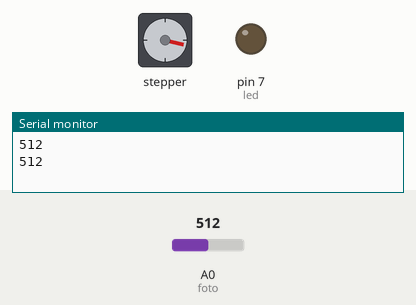
Simulated run of this sketch. Board: Arduino Uno, built with avr-gcc and run on an emulated ATmega328P. Shown: stepper motor, output pins drawn as LEDs (lit = HIGH), the last lines printed to the serial monitor. The test bench sets the inputs (shaded band); at power-on: A0 (foto) = 512. Stepper angles assume 100 steps per turn.

Above: at 2.8 s.
2.9 s: A0 (foto) set to 59
At 3.08 s:
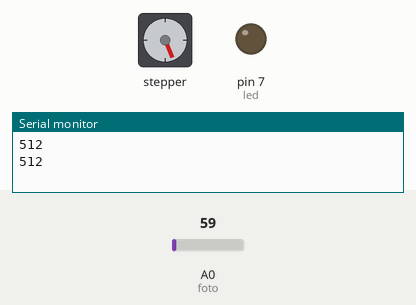
9.0 s: A0 (foto) set to 54
At 9.58 s:
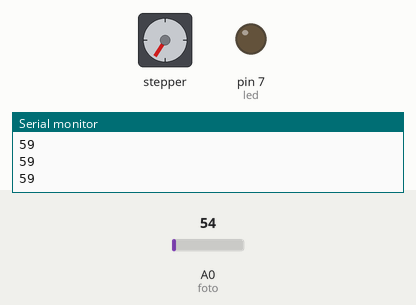
At 12.5 s:
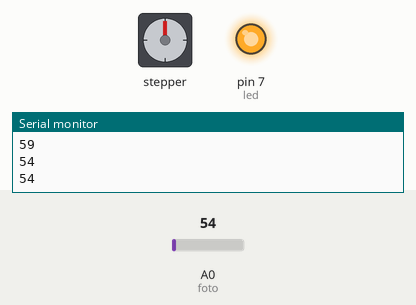
14.7 s: A0 (foto) set to 0
Timing chart, 0 to 25.8 s (numbered marks = the images above; inputs shaded):
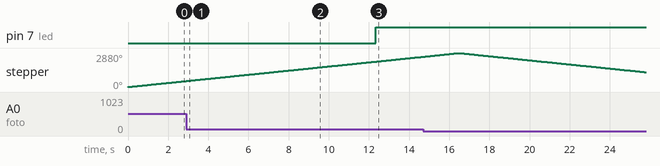

The sketch:

Change_failure.ino
```cpp
#define foto 0
#define led 7
#include <Stepper.h>

const int stepsPerRevolution = 100;

Stepper myStepper(stepsPerRevolution, 8,9,10,11);

void setup()
{
 myStepper.setSpeed(30);
 Serial.begin(9600);
 pinMode(led, OUTPUT);

}

void loop()
{


int val = (analogRead(foto));
Serial.println(val);
if(val > 50){
  myStepper.step(100);
  }else{
    myStepper.step(-100);
    }
val = constrain (val, 10, 100);
int Level = map (val ,100 ,10, 0 , 255);
analogWrite (led, Level);
delay(50);


}
```

Measured:
- the behaviour switches between 55 and 54 on A0 (foto) (found by bisection; images 1 and 2)
- after the input at 9.0 s, pin 7 (led): LOW → HIGH after 3.3 s
